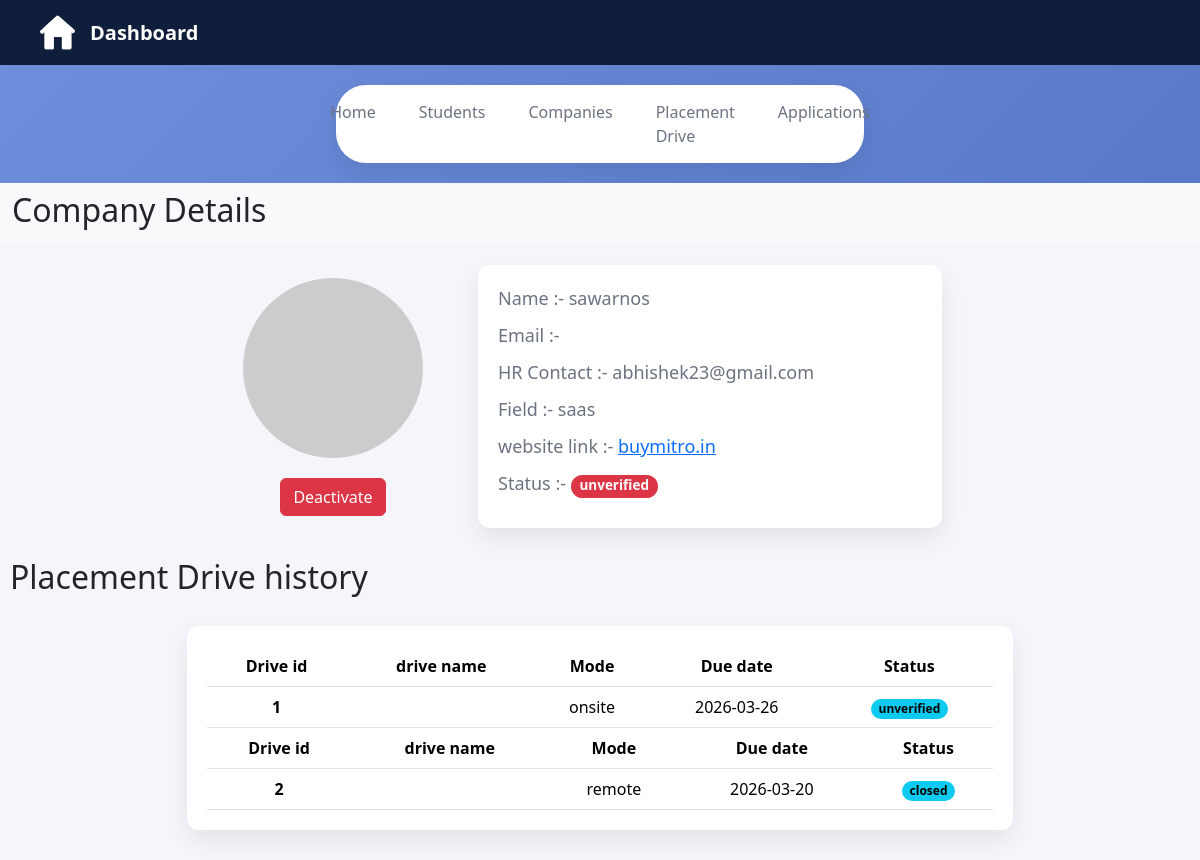
The page /admin-company-details/3 on the database its author committed.
### application/model.py (models this page shows)
class Company(db.Model):
    __tablename__ = "company"
    id = db.Column(db.Integer , primary_key = True)
    user_id = db.Column(db.Integer ,db.ForeignKey('user.id'),nullable = False)
    name = db.Column(db.String(50) , nullable = False)
    hr_contact = db.Column(db.String(150) , nullable = False , unique = True)
    website_link = db.Column(db.String(500) , nullable = False)
    field = db.Column(db.String(50) , nullable = False)
    status = db.Column(db.String(50) , nullable = False , default = "unverified")
    placement_drive = db.relationship('PlacementDrive' , backref = 'company' , cascade = 'all, delete-orphan')

class PlacementDrive(db.Model):
    __tablename__ = "placementdrive"
    id = db.Column(db.Integer , primary_key = True)
    company_id = db.Column(db.Integer , db.ForeignKey('company.id') , nullable = False)
    job_title = db.Column(db.String(100), nullable=False)
    mode = db.Column(db.String(50), nullable=False)
    package = db.Column(db.Float, nullable=False)
    eligibility = db.Column(db.Text , nullable = False)
    description = db.Column(db.Text,  nullable = False)
    deadline = db.Column(db.Date , nullable = False)
    status = db.Column(db.String(50), nullable=False, default='Pending')
    drive_application = db.relationship('Applications' , backref = 'placementdrive' ,cascade = "all, delete-orphan")

### application/controllers.py (the view)
@app.route('/admin-company-details/<int:company_id>')
def admin_company_details(company_id):
    company = Company.query.get(company_id)
    placement_drives = PlacementDrive.query.filter_by(company_id=company_id).all()
    return render_template("/admin/company-details.html", company=company, placement_drives=placement_drives)

### templates/admin/company-details.html (shortened to what this page needs)
<!DOCTYPE html>
<html lang="en">
<head>
    <link href="https://cdn.jsdelivr.net/npm/bootstrap@5.3.8/dist/css/bootstrap.min.css" rel="stylesheet">
    <link rel="stylesheet" href="{{ url_for('static', filename='css/admin.css') }}">
</head>
<body>
    <div class="dashboard-nav">
        <div class="nav-left">
            <img src="/static/images/home-logo.png" alt="home">
            <span>Dashboard</span>
        </div>
    </div>
    <div class="page-tabs">
        <a href="/admin-dashboard">Home</a>
        <a href="/admin-students">Students</a>
        <a href="/admin-companies">Companies</a>
        <a href="/admin-placement-drives">Placement Drive</a>
        <a href="/admin-applications">Applications</a>
    </div>
    <nav class="navbar bg-body-tertiary">
        <div class="container-fluid">
            <h2>Company Details</h2>
        </div>
    </nav>
    <div class="information">
        <div class="profile-logo">
            <img src="https://ui-avatars.com/api/?name={{ company.name }} &amp;background=4e6fbf&amp;color=ffffff"
                alt="Avatar" class="symbol rounded-circle symbol-logo" />
            <div class="actions">
                <a href="/admin-deactivated-companies/{{ company.id }}" class="btn btn-danger">Deactivate</a>
            </div>
        </div>
        <div class="profile-info">
            <p>Name :- {{ company.name }}</p>
            <p>Email :- {{ company.email }}</p>
            <p>HR Contact :- {{ company.hr_contact }}</p>
            <p>Field :- {{ company.field }}</p>
            <p>website link :- <a href="{{ company.website_link }}" target="_blank">{{ company.website_link }}</a></p>
            {% if company.status == 'verified' %}
            <span>Status :- <span class="badge rounded-pill text-bg-success">{{ company.status }}</span></p>
            {% else %}
            <p>Status :- <span class="badge rounded-pill text-bg-danger">{{ company.status }}</span></p>
            {% endif %}
        </div>
    </div>
    <div class="student-history">
        <h2>Placement Drive history</h2>
        <div class="history-table">
            {% if placement_drives %}
            {% for drive in placement_drives %}
            <table class="table table-hover">
                <thead>
                    <tr>
                        <th scope="col">Drive id</th>
                        <th scope="col">drive name</th>
                        <th scope="col">Mode</th>
                        <th scope="col">Due date</th>
                        <th scope="col">Status</th>
                    </tr>
                </thead>
                <tbody>
                    <tr>
                        <th scope="row">{{ drive.id }}</th>
                        <td>{{ drive.name }}</td>
                        <td>{{ drive.mode }}</td>
                        <td>{{ drive.deadline }}</td>
                        <td><span class="badge rounded-pill text-bg-info">{{ drive.status }}</span></td>
                    </tr>
                </tbody>
            </table>
            {% endfor %}
            {% else %}
            <p class="text-center text-muted">No applications found for this company.</p>
            {% endif %}
        </div>
    </div>
</body>
</html>

### static/css/admin.css (style rules this page uses)
:root { --bg-gradient-start: #6f8fdc; --bg-gradient-end: #4e6fbf; --nav-bg: #0f1e3a; --nav-text: #ffffff; --nav-active: #3b82f6; --card-bg: #f4f6fb; --card-white: #ffffff; --card-border: #e5e9f2; --text-primary: #1f2937; --text-secondary: #6b7280; --shadow-soft: 0 10px 25px rgba(0, 0, 0, 0.08); }
* { margin: 0; padding: 0; box-sizing: border-box; font-family: "Segoe UI", sans-serif; }
body { background: linear-gradient(135deg, var(--bg-gradient-start), var(--bg-gradient-end)); min-height: 100vh; }
.dashboard-nav { background-color: var(--nav-bg); padding: 15px 40px; }
.nav-left { display: flex; align-items: center; gap: 15px; }
.nav-left img { width: 35px; height: 35px; }
.nav-left span { color: var(--nav-text); font-size: 20px; font-weight: 630; }
.page-tabs { background: var(--card-white); margin: 20px auto; width: 44%; border-radius: 30px; padding: 15px 30px; display: flex; justify-content: center; gap: 43px; box-shadow: var(--shadow-soft); }
.page-tabs a { text-decoration: none; color: var(--text-secondary); font-weight: 500; }
.table th, .table td { text-align: center; vertical-align: middle; }
.table { margin-bottom: 0; }
.table thead th { position: sticky; background-color: var(--card-white); }
.symbol { width: 90px; height: 90px; background-color: var(--card-bg); border-radius: 12px; }
.information { width: 100%; height: auto; background-color: var(--card-bg); box-shadow: var(--shadow-soft); display: flex; justify-content: center; align-items: center; gap: 70px; padding: 20px; }
.profile-logo { width: 150px; height: auto; display: flex; flex-direction: column; justify-content: center; align-items: center; }
.symbol-logo { width: 180px; height: 180px; background-color: var(--card-bg); border-radius: 12px; }
.actions { display: flex; justify-content: center; gap: 20px; margin-top: 20px; }
.profile-info { background-color: var(--card-white); width: 40%; height: auto; border-radius: 12px; box-shadow: var(--shadow-soft); padding: 20px; }
.profile-info p { color: var(--text-secondary); margin-bottom: 10px; font-size: large; }
.student-history { background-color: var(--card-bg); height: auto; padding: 10px; }
.history-table { background-color: var(--card-white); box-shadow: var(--shadow-soft); width: 70%; margin: auto; margin-top: 30px; margin-bottom: 20px; border-radius: 12px; min-height: 200px; padding: 20px; }

### rows shown on the page
Company: name "sawarnos", hr_contact "abhishek23@gmail.com", field "saas", website_link "buymitro.in", status "unverified"
PlacementDrive: id "1", mode "onsite", deadline "2026-03-26", status "unverified"
PlacementDrive: id "2", mode "remote", deadline "2026-03-20", status "closed"
